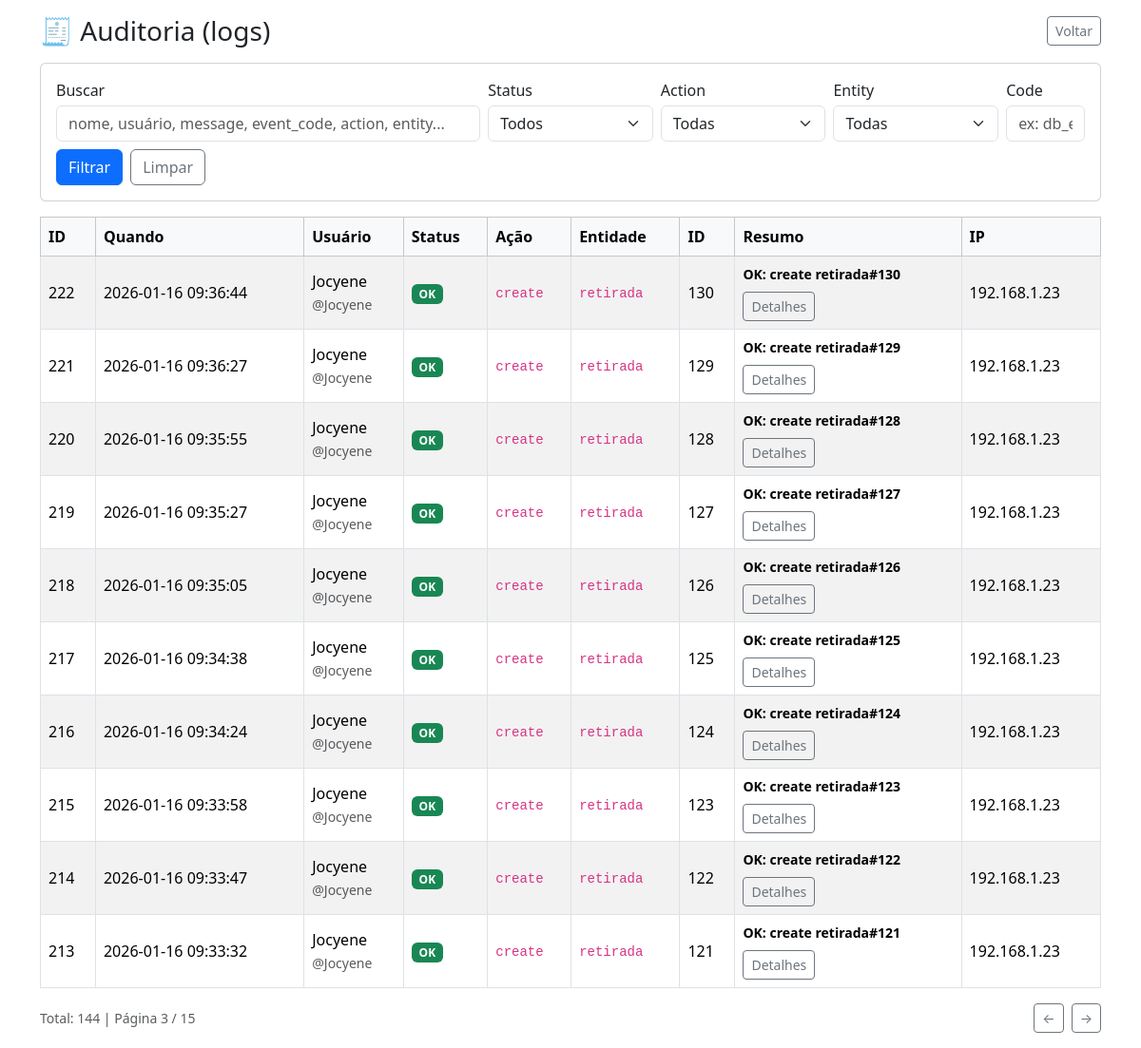
The app's page /auditoria.php?p=3 (signed in) with its own data.
### tables this page shows
CREATE TABLE `audit_logs` (
  `id` int(11) NOT NULL,
  `user_id` int(11) DEFAULT NULL,
  `action` varchar(50) NOT NULL,
  `entity` varchar(50) NOT NULL,
  `entity_id` int(11) DEFAULT NULL,
  `success` tinyint(1) NOT NULL DEFAULT 1,
  `event_code` varchar(80) DEFAULT NULL,
  `message` varchar(255) DEFAULT NULL,
  `before_json` longtext DEFAULT NULL CHECK (json_valid(`before_json`)),
  `after_json` longtext DEFAULT NULL CHECK (json_valid(`after_json`)),
  `payload_json` longtext DEFAULT NULL CHECK (json_valid(`payload_json`)),
  `ip` varchar(45) DEFAULT NULL,
  `user_agent` varchar(255) DEFAULT NULL,
  `created_at` datetime NOT NULL DEFAULT current_timestamp()
);

CREATE TABLE `users` (
  `id` int(11) NOT NULL,
  `nome` varchar(100) NOT NULL,
  `usuario` varchar(50) NOT NULL,
  `senha_hash` varchar(255) NOT NULL,
  `role` enum('admin','operador','visualizador') NOT NULL DEFAULT 'visualizador',
  `ativo` tinyint(1) NOT NULL DEFAULT 1,
  `created_at` timestamp NOT NULL DEFAULT current_timestamp(),
  `last_login_at` datetime DEFAULT NULL
);

### auditoria.php (the view, shortened to what this page needs)
<?php
require 'config/database.php';
$limit = 10;
$page = max(1, (int)($_GET['p'] ?? 1));
$offset = ($page - 1) * $limit;
$q        = trim((string)($_GET['q'] ?? ''));
$success  = trim((string)($_GET['success'] ?? ''));
$eventCode = trim((string)($_GET['event_code'] ?? ''));
$where = " WHERE 1=1 ";
$params = [];
$stmtTotal = $pdo->prepare("
    SELECT COUNT(*)
    FROM audit_logs a
    LEFT JOIN users u ON u.id = a.user_id
    $where
");
$stmtTotal->execute($params);
$total = (int)$stmtTotal->fetchColumn();
$totalPages = max(1, (int)ceil($total / $limit));
$stmt = $pdo->prepare("
    SELECT a.*, u.nome, u.usuario
    FROM audit_logs a
    LEFT JOIN users u ON u.id = a.user_id
    $where
    ORDER BY a.id DESC
    LIMIT $limit OFFSET $offset
");
$stmt->execute($params);
$logs = $stmt->fetchAll(PDO::FETCH_ASSOC);
function h($v): string
{
    return htmlspecialchars((string)$v);
}
?>
<!DOCTYPE html>
<html lang="pt-br">
<head>
    <link href="https://cdn.jsdelivr.net/npm/bootstrap@5.3.2/dist/css/bootstrap.min.css" rel="stylesheet">
</head>
<body class="p-3">
    <div class="container">
        <div class="d-flex justify-content-between align-items-center mb-3">
            <h3 class="m-0">🧾 Auditoria (logs)</h3>
            <div class="d-flex gap-2">
                <a href="index.php" class="btn btn-outline-secondary btn-sm">Voltar</a>
            </div>
        </div>
        <form method="GET" class="card p-3 mb-3">
            <div class="row g-2">
                <div class="col-12 col-md-5">
                    <label class="form-label mb-1">Buscar</label>
                    <input name="q" class="form-control" value="<?= h($q) ?>"
                        placeholder="nome, usuário, message, event_code, action, entity...">
                </div>
                <div class="col-6 col-md-2">
                    <label class="form-label mb-1">Status</label>
                    <select name="success" class="form-select">
                        <option value="" <?= $success === '' ? 'selected' : '' ?>>Todos</option>
                    </select>
                </div>
                <div class="col-6 col-md-2">
                    <label class="form-label mb-1">Action</label>
                    <select name="action" class="form-select">
                        <option value="">Todas</option>
                    </select>
                </div>
                <div class="col-6 col-md-2">
                    <label class="form-label mb-1">Entity</label>
                    <select name="entity" class="form-select">
                        <option value="">Todas</option>
                    </select>
                </div>
                <div class="col-6 col-md-1">
                    <label class="form-label mb-1">Code</label>
                    <input name="event_code" class="form-control" value="<?= h($eventCode) ?>" placeholder="ex: db_error">
                </div>
                <div class="col-12 d-flex gap-2">
                    <button class="btn btn-primary">Filtrar</button>
                    <a class="btn btn-outline-secondary" href="auditoria.php">Limpar</a>
                </div>
            </div>
        </form>
        <div class="table-responsive">
            <table class="table table-bordered table-striped align-middle">
                <thead class="table-light">
                    <tr>
                        <th>ID</th>
                        <th>Quando</th>
                        <th>Usuário</th>
                        <th>Status</th>
                        <th>Ação</th>
                        <th>Entidade</th>
                        <th>ID</th>
                        <th>Resumo</th>
                        <th>IP</th>
                    </tr>
                </thead>
                <tbody>
                    <?php foreach ($logs as $l): ?>
                        <?php $pid = (int)($l['id'] ?? 0); ?>
                        <tr>
                            <td><?= $pid ?></td>
                            <td><?= h($l['created_at'] ?? '') ?></td>
                            <td>
                                <?= h($l['nome'] ?? '—') ?>
                                <br><small class="text-muted">@<?= h($l['usuario'] ?? '—') ?></small>
                            </td>
                            <td class="text-nowrap">
                                <?php if ((int)($l['success'] ?? 1) === 1): ?>
                                    <span class="badge bg-success">OK</span>
                                <?php else: ?>
                                    <span class="badge bg-danger">FALHA</span>
                                <?php endif; ?>
                            </td>
                            <td><code><?= h($l['action'] ?? '') ?></code></td>
                            <td><code><?= h($l['entity'] ?? '') ?></code></td>
                            <td><?= h($l['entity_id'] ?? '—') ?></td>
                            <td class="text-start" style="max-width:520px;">
                                <div class="small fw-semibold"><?= h($l['message'] ?? '') ?></div>
                                <div class="mt-2 d-flex gap-2 flex-wrap">
                                    <button
                                        type="button"
                                        class="btn btn-outline-secondary btn-sm"
                                        data-bs-toggle="modal"
                                        data-bs-target="#auditModal<?= $pid ?>">
                                        Detalhes
                                    </button>
                                </div>
                            </td>
                            <td><?= h($l['ip'] ?? '—') ?></td>
                        </tr>
                    <?php endforeach; ?>
                </tbody>
            </table>
        </div>
        <div class="d-flex justify-content-between align-items-center">
            <div class="text-muted small">
                Total: <?= (int)$total ?> | Página <?= (int)$page ?> / <?= (int)$totalPages ?>
            </div>
            <div class="d-flex gap-2">
                <?php if ($page > 1): ?>
                    <a class="btn btn-outline-secondary btn-sm"
                        href="<?= h('auditoria.php?' . http_build_query(array_merge($_GET, ['p' => $page - 1]))) ?>">←</a>
                <?php endif; ?>
                <?php if ($page < $totalPages): ?>
                    <a class="btn btn-outline-secondary btn-sm"
                        href="<?= h('auditoria.php?' . http_build_query(array_merge($_GET, ['p' => $page + 1]))) ?>">→</a>
                <?php endif; ?>
            </div>
        </div>
    </div>
</body>
</html>

### records on screen
audit_logs: id "222", created_at "2026-01-16 09:36:44", user.nome "Jocyene", user.usuario "Jocyene", success "OK", action "create", entity "retirada", entity "130", message "OK: create retirada#130", ip "192.168.1.23"
audit_logs: id "221", created_at "2026-01-16 09:36:27", user.nome "Jocyene", user.usuario "Jocyene", success "OK", action "create", entity "retirada", entity "129", message "OK: create retirada#129", ip "192.168.1.23"
audit_logs: id "220", created_at "2026-01-16 09:35:55", user.nome "Jocyene", user.usuario "Jocyene", success "OK", action "create", entity "retirada", entity "128", message "OK: create retirada#128", ip "192.168.1.23"
audit_logs: id "219", created_at "2026-01-16 09:35:27", user.nome "Jocyene", user.usuario "Jocyene", success "OK", action "create", entity "retirada", entity "127", message "OK: create retirada#127", ip "192.168.1.23"
audit_logs: id "218", created_at "2026-01-16 09:35:05", user.nome "Jocyene", user.usuario "Jocyene", success "OK", action "create", entity "retirada", entity "126", message "OK: create retirada#126", ip "192.168.1.23"
audit_logs: id "217", created_at "2026-01-16 09:34:38", user.nome "Jocyene", user.usuario "Jocyene", success "OK", action "create", entity "retirada", entity "125", message "OK: create retirada#125", ip "192.168.1.23"
audit_logs: id "216", created_at "2026-01-16 09:34:24", user.nome "Jocyene", user.usuario "Jocyene", success "OK", action "create", entity "retirada", entity "124", message "OK: create retirada#124", ip "192.168.1.23"
audit_logs: id "215", created_at "2026-01-16 09:33:58", user.nome "Jocyene", user.usuario "Jocyene", success "OK", action "create", entity "retirada", entity "123", message "OK: create retirada#123", ip "192.168.1.23"
audit_logs: id "214", created_at "2026-01-16 09:33:47", user.nome "Jocyene", user.usuario "Jocyene", success "OK", action "create", entity "retirada", entity "122", message "OK: create retirada#122", ip "192.168.1.23"
audit_logs: id "213", created_at "2026-01-16 09:33:32", user.nome "Jocyene", user.usuario "Jocyene", success "OK", action "create", entity "retirada", entity "121", message "OK: create retirada#121", ip "192.168.1.23"

### other values on screen
$total "144"
$page "3"
$totalPages "15"
